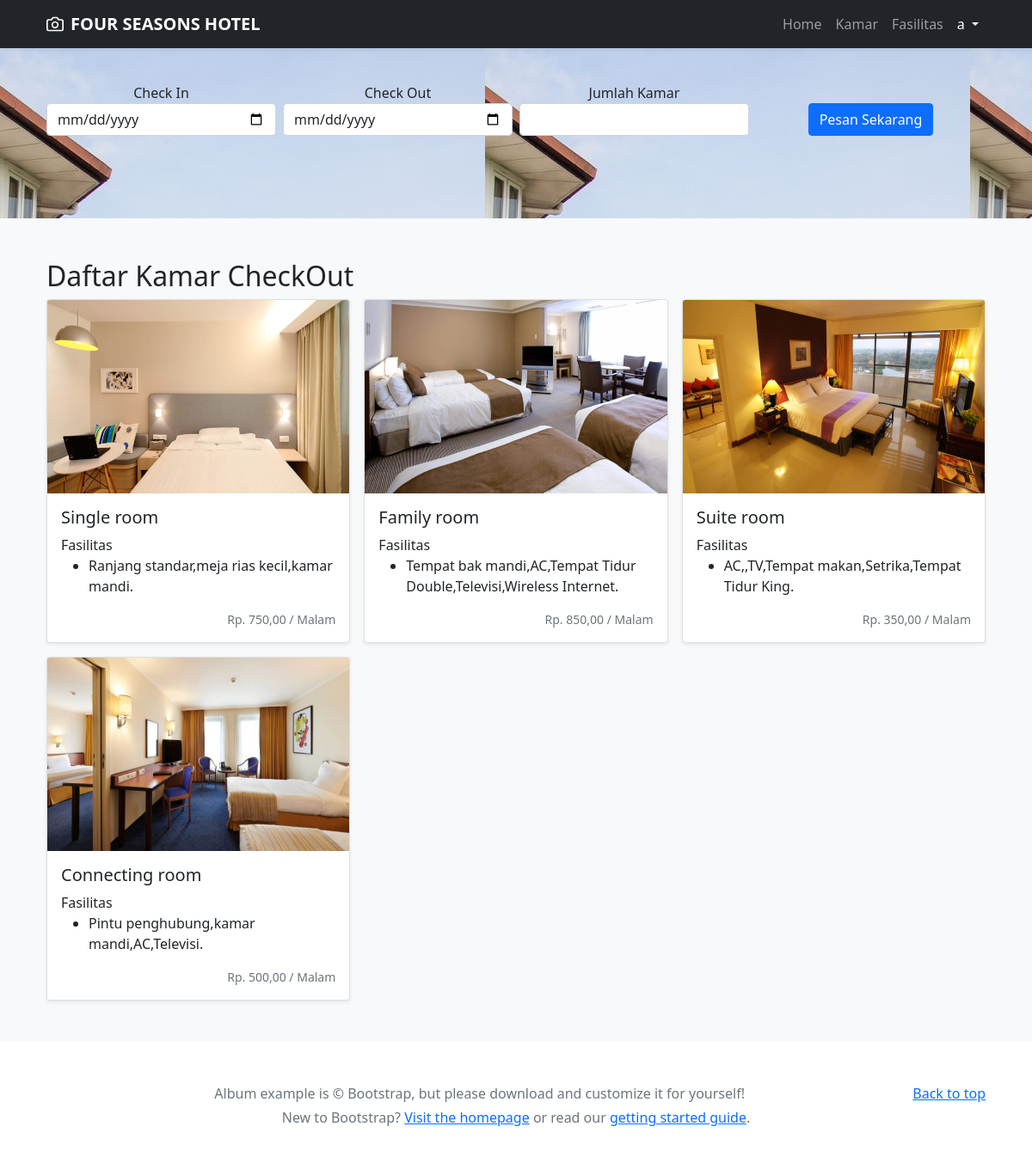
Screenshot of /index.php?page=daftar-kamar (signed in) with the database file from the repository.
### tables this page shows
CREATE TABLE `kamar` (
  `id` int(11) NOT NULL,
  `tipe_kamar` varchar(255) NOT NULL,
  `harga` int(100) NOT NULL,
  `gambar` text NOT NULL,
  `status` enum('checkin','checkout') NOT NULL
);

CREATE TABLE `fasilitas_kamar` (
  `fasilitaskamar_id` int(11) NOT NULL,
  `kamar_id` int(11) NOT NULL,
  `fasilitas` varchar(255) NOT NULL
);

### daftar_kamar.php (the view, shortened to what this page needs)
<?php
include"koneksi.php";
?>
<section class="py-5 text-center container-fluid bg">
    <div class="container">
    <div class="row py-lg-5">
      <div class="col-lg-12 col-md-12 mx-auto">
        <form class="form-inline" method="get" action="index.php">
        <div class="row g-2">
          <div class="col">
            <label for="checkin">Check In</label>
            <input type="date" class="form-control"  id="checkin" name="checkin" required>
          </div>
          <div class="col">
            <label for="checkout">Check Out</label>
            <input type="date" class="form-control"  id="checkout" name="checkout" required>
          </div>
          <div class="col">
            <label for="jumlah">Jumlah Kamar</label>
            <input type="number" class="form-control"  id="jumlah" name="jumlah" required>
          </div>
          <div class="col align-self-end">
            <button type="submit" class="btn btn-primary" href="signin.php">Pesan Sekarang</button>
          </div>
        </div>
        </form>
      </div>
    </div>
    </div>
  </section>
  <div class="album py-5 bg-light">
    <div class="container">
    <h2>Daftar Kamar CheckOut</h2>
      <div class="row row-cols-1 row-cols-sm-2 row-cols-md-3 g-3">
        <?php
         $query = $conn->query('SELECT id, tipe_kamar, harga, gambar, fasilitas FROM kamar LEFT JOIN fasilitas_kamar ON id=fasilitaskamar_id WHERE status="checkout"');
          while ($data = mysqli_fetch_array($query)) {
        ?>
        <div class="col">
          <div class="card shadow-sm">
            <img src="image/<?php echo $data['gambar']; ?>" class="bd-placeholder-img card-img-top" width="100%" height="225"role="img" aria-label="Placeholder: Thumbnail" preserveAspectRatio="xMidYMid slice" focusable="false">
            <div class="card-body">
              <h5 class="card-title"><?php echo $data['tipe_kamar']; ?></h5>
              Fasilitas
              <ul>
                <?php
                  $queryfas = $conn->query("SELECT * FROM fasilitas_kamar WHERE kamar_id = '$data[id]'");
                  while ($fasilitas = mysqli_fetch_array($queryfas)) {
                ?>
                <li><?php echo $fasilitas['fasilitas']; ?></li>
                <?php
                  }
                ?>
              </ul>
              <div class="d-flex justify-content-between align-items-center">
                <small class="text-muted">Rp. <?php echo number_format("$data[harga]",2,",","."); ?> / Malam</small>
              </div>
            </div>
          </div>
        </div>
        <?php
          }
        ?>
      </div>
    </div>
  </div>

### hotel.css (style rules this page uses)
.bg { background-image: url('image/ayng.jpg'); }

### index.php (style rules this page uses)
.bd-placeholder-img { font-size: 1.125rem; text-anchor: middle; -webkit-user-select: none; -moz-user-select: none; user-select: none; }

### rows the page displays
kamar: gambar (picture), tipe_kamar "Single room", harga "750,00"
fasilitas_kamar: fasilitas "Ranjang standar,meja rias kecil,kamar mandi."
fasilitas_kamar: kamar.gambar (picture), kamar.tipe_kamar "Family room", fasilitas "Tempat bak mandi,AC,Tempat Tidur Double,Televisi,Wireless Internet.", kamar.harga "850,00"
fasilitas_kamar: kamar.gambar (picture), kamar.tipe_kamar "Suite room", fasilitas "AC,,TV,Tempat makan,Setrika,Tempat Tidur King.", kamar.harga "350,00"
kamar: gambar (picture), tipe_kamar "Connecting room", harga "500,00"
fasilitas_kamar: fasilitas "Pintu penghubung,kamar mandi,AC,Televisi."

### other values shown
$_SESSION["guest"]["username"] "a"
